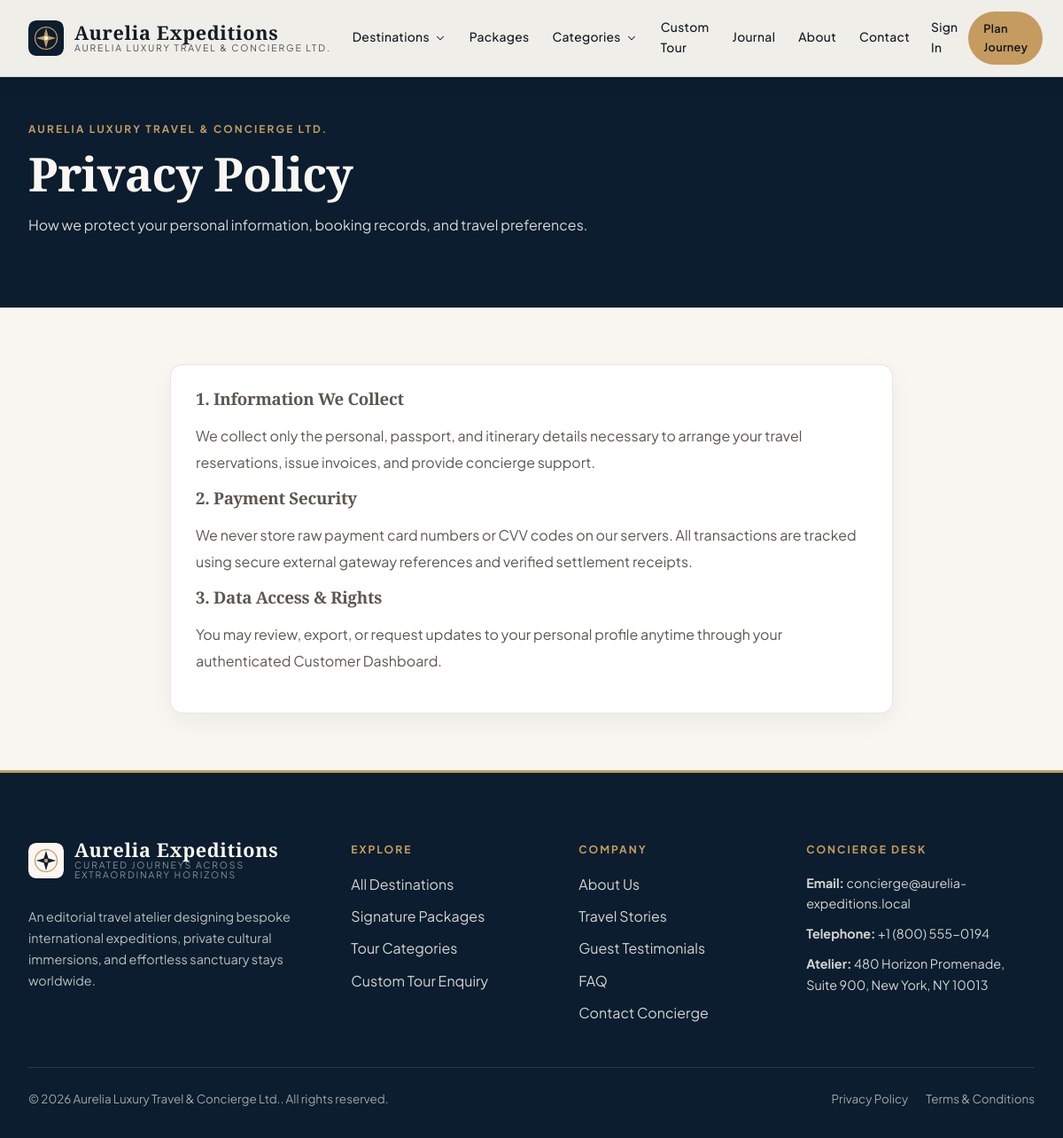
Screenshot of /privacy-policy with the database file from the repository.
### tables this page shows
CREATE TABLE `website_menus` (
  `id` INT UNSIGNED NOT NULL AUTO_INCREMENT,
  `location` ENUM('header','footer_explore','footer_company','footer_legal') NOT NULL DEFAULT 'header',
  `parent_id` INT UNSIGNED NULL,
  `label` VARCHAR(80) NOT NULL,
  `url` VARCHAR(255) NOT NULL,
  `sort_order` INT NOT NULL DEFAULT 0,
  `is_active` TINYINT(1) NOT NULL DEFAULT 1,
  `open_new_tab` TINYINT(1) NOT NULL DEFAULT 0,
  `created_at` TIMESTAMP NOT NULL DEFAULT CURRENT_TIMESTAMP,
  `updated_at` TIMESTAMP NOT NULL DEFAULT CURRENT_TIMESTAMP ON UPDATE CURRENT_TIMESTAMP,
  PRIMARY KEY (`id`),
  CONSTRAINT `fk_menu_parent` FOREIGN KEY (`parent_id`) REFERENCES `website_menus` (`id`) ON DELETE CASCADE
);

CREATE TABLE `website_pages` (
  `id` INT UNSIGNED NOT NULL AUTO_INCREMENT,
  `title` VARCHAR(160) NOT NULL,
  `slug` VARCHAR(180) NOT NULL,
  `subtitle` VARCHAR(255) NULL,
  `hero_image` VARCHAR(255) NULL,
  `content` LONGTEXT NOT NULL,
  `template` ENUM('default','about','legal','contact') NOT NULL DEFAULT 'default',
  `is_system` TINYINT(1) NOT NULL DEFAULT 0,
  `is_active` TINYINT(1) NOT NULL DEFAULT 1,
  `seo_title` VARCHAR(200) NULL,
  `seo_description` VARCHAR(300) NULL,
  `created_at` TIMESTAMP NOT NULL DEFAULT CURRENT_TIMESTAMP,
  `updated_at` TIMESTAMP NOT NULL DEFAULT CURRENT_TIMESTAMP ON UPDATE CURRENT_TIMESTAMP,
  PRIMARY KEY (`id`),
  UNIQUE KEY `uq_wp_slug` (`slug`)
);

### views/frontend/legal.php (the view)
<section class="page-hero">
    <div class="container-editorial">
        <span class="section-eyebrow"><?= e(brand('company_name')) ?></span>
        <h1><?= e($page['title']) ?></h1>
        <?php if (!empty($page['subtitle'])): ?>
            <p style="max-width:640px;opacity:0.86;"><?= e($page['subtitle']) ?></p>
        <?php endif; ?>
    </div>
</section>
<section class="section-pad-sm">
    <div class="container-editorial" style="max-width:880px;">
        <div class="surface-card" style="line-height:1.85;color:var(--ink-muted);">
            <?= $page['content'] ?>
        </div>
    </div>
</section>

### core/Router.php (shortened to what the rows shown need)
<?php
class Router
{
    private array $routes = [];
    public function addRoute(string $method, string $path, callable|array $handler, array $middleware = []): void
    {
        $normalized = '/' . trim($path, '/');
        if ($normalized !== '/') {
            $normalized = rtrim($normalized, '/');
        }
        $pattern = preg_replace('#\{([a-zA-Z_][a-zA-Z0-9_]*)\}#', '(?P<$1>[^/]+)', $normalized);
        $regex = '#^' . $pattern . '$#';
        $this->routes[] = [
            'method' => strtoupper($method),
            'path' => $normalized,
            'regex' => $regex,
            'handler' => $handler,
            'middleware' => $middleware,
        ];
    }
    public function dispatch(string $requestUri, string $requestMethod): void
    {
        $path = parse_url($requestUri, PHP_URL_PATH) ?? '/';
        $basePath = base_path();
        if ($basePath !== '' && str_starts_with($path, $basePath)) {
            $path = substr($path, strlen($basePath));
        }
        $path = '/' . trim($path, '/');
        if ($path !== '/') {
            $path = rtrim($path, '/');
        }
        $method = strtoupper($requestMethod);
        foreach ($this->routes as $route) {
            if ($route['method'] !== $method) {
                continue;
            }
            if (preg_match($route['regex'], $path, $matches)) {
                $params = [];
                $handler = $route['handler'];
                if (is_array($handler)) {
                    [$controllerClass, $action] = $handler;
                    $controller = new $controllerClass();
                    $controller->$action($params);
                    return;
                }
                return;
            }
        }
    }
}

### views/partials/frontend-header.php (shortened to what the rows shown need)
<?php
$cmsModel = new \App\Models\Cms();
$headerMenus = $cmsModel->menus('header');
$currentUser = \Core\Auth::user();
$isSolid = $isSolidHeader ?? false;
?>
<header class="site-header <?= $isSolid ? 'header-solid' : '' ?>">
    <div class="container-editorial header-inner">
        <a href="<?= url('/') ?>" class="brand-lockup" aria-label="<?= e(brand('website_name')) ?>">
            <img src="<?= e($isSolid ? brand_logo('primary') : brand_logo('light')) ?>" alt="<?= e(brand('website_name')) ?>">
            <div class="brand-wordmark">
                <strong><?= e(brand('website_name')) ?></strong>
                <span><?= e(brand('company_name')) ?></span>
            </div>
        </a>
        <nav class="nav-primary" aria-label="Main Navigation">
            <?php foreach ($headerMenus as $menu):
                $hasMega = in_array($menu['url'], ['/destinations', '/categories'], true);
            ?>
                <div class="nav-item">
                    <a href="<?= url($menu['url']) ?>" class="nav-link <?= is_active_nav($menu['url']) ?>">
                        <?= e($menu['label']) ?>
                        <?php if ($hasMega): ?>
                            <?= svg_icon('chevron-down', 14) ?>
                        <?php endif; ?>
                    </a>
                </div>
            <?php endforeach; ?>
        </nav>
        <div class="header-actions">
            <?php if ($currentUser): ?>
                <a href="<?= e(\Core\Auth::dashboardUrl($currentUser)) ?>" class="btn-brand btn-brand-accent btn-sm-pill">
                    My Portal
                </a>
            <?php else: ?>
                <a href="<?= url('/login') ?>" class="nav-link" style="font-size:0.86rem;">Sign In</a>
                <a href="<?= url('/custom-enquiry') ?>" class="btn-brand btn-brand-accent btn-sm-pill">Plan Journey</a>
            <?php endif; ?>
        </div>
    </div>
</header>

### views/partials/icons.php (shortened to what the rows shown need)
<?php
function svg_icon(string $name, int $size = 18, string $class = ''): string
{
    $attrs = sprintf('width="%d" height="%d" viewBox="0 0 24 24" fill="none" stroke="currentColor" stroke-width="1.8" stroke-linecap="round" stroke-linejoin="round" class="icon-svg %s"', $size, $size, e($class));
    return "<svg {$attrs}>{$paths}</svg>";
}

### views/partials/frontend-footer.php (shortened to what the rows shown need)
<?php
$cmsModel = new \App\Models\Cms();
$exploreLinks = $cmsModel->menus('footer_explore');
$companyLinks = $cmsModel->menus('footer_company');
$legalLinks = $cmsModel->menus('footer_legal');
?>
<footer class="site-footer">
    <div class="container-editorial">
        <div class="footer-grid">
            <div>
                <a href="<?= url('/') ?>" class="brand-lockup" style="margin-bottom:16px;">
                    <img src="<?= e(brand_logo('light')) ?>" alt="<?= e(brand('website_name')) ?>">
                    <div class="brand-wordmark">
                        <strong style="color:#FAF7F2;"><?= e(brand('website_name')) ?></strong>
                        <span style="color:rgba(250,247,242,0.7);"><?= e(brand('website_tagline')) ?></span>
                    </div>
                </a>
                <p style="font-size:0.9rem;color:rgba(250,247,242,0.74);max-width:340px;">
                    <?= e(brand('company_description')) ?>
                </p>
            </div>
            <div>
                <div class="footer-heading">Explore</div>
                <ul class="footer-links">
                    <?php foreach ($exploreLinks as $link): ?>
                        <li><a href="<?= url($link['url']) ?>"><?= e($link['label']) ?></a></li>
                    <?php endforeach; ?>
                </ul>
            </div>
            <div>
                <div class="footer-heading">Company</div>
                <ul class="footer-links">
                    <?php foreach ($companyLinks as $link): ?>
                        <li><a href="<?= url($link['url']) ?>"><?= e($link['label']) ?></a></li>
                    <?php endforeach; ?>
                </ul>
            </div>
            <div>
                <div class="footer-heading">Concierge Desk</div>
                <ul class="footer-links" style="font-size:0.9rem;">
                    <li><strong>Email:</strong> <a href="mailto:<?= e(brand('contact_email')) ?>"><?= e(brand('contact_email')) ?></a></li>
                    <li><strong>Telephone:</strong> <a href="tel:<?= e(brand('contact_number')) ?>"><?= e(brand('contact_number')) ?></a></li>
                    <li><strong>Atelier:</strong> <?= e(brand('company_address')) ?></li>
                </ul>
            </div>
        </div>
        <div class="footer-bottom">
            <div>&copy; <?= date('Y') ?> <?= e(brand('company_name')) ?>. All rights reserved.</div>
            <div style="display:flex;gap:20px;">
                <?php foreach ($legalLinks as $link): ?>
                    <a href="<?= url($link['url']) ?>"><?= e($link['label']) ?></a>
                <?php endforeach; ?>
            </div>
        </div>
    </div>
</footer>

### rows the page displays
website_menus: label "Destinations"
website_menus: label "Packages"
website_menus: label "Categories"
website_menus: label "Custom Tour"
website_menus: label "Journal"
website_menus: label "About"
website_menus: label "Contact"
website_pages: title "Privacy Policy", subtitle "How we protect your personal information, booking records, and travel preferences.", content "1. Information We Collect We collect only the personal, passport, and itinerary details necessary to arrange your travel reservations, issue invoices, and provide concierge support. 2. Payment Security We never store raw payment card numbers or CVV codes on our servers. All transactions are tracked using secure external gateway references and verified settlement receipts. 3. Data Access & Rights You may review, export, or request updates to your personal profile anytime through your authenticated Customer Dashboard."
website_menus: label "All Destinations"
website_menus: label "Signature Packages"
website_menus: label "Tour Categories"
website_menus: label "Custom Tour Enquiry"
website_menus: label "About Us"
website_menus: label "Travel Stories"
website_menus: label "Guest Testimonials"
website_menus: label "FAQ"
website_menus: label "Contact Concierge"
website_menus: label "Privacy Policy"
website_menus: label "Terms & Conditions"
